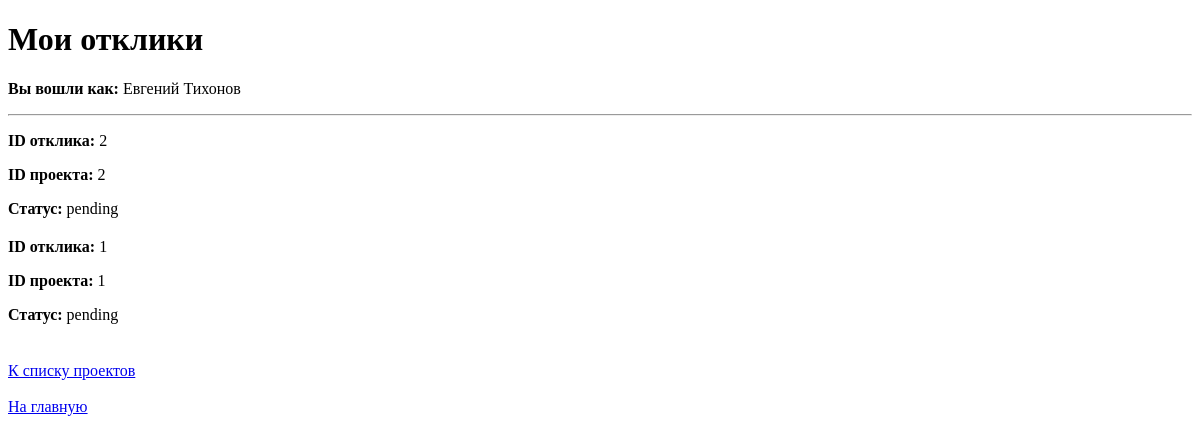
The app's page /my-applications (signed in), older data.
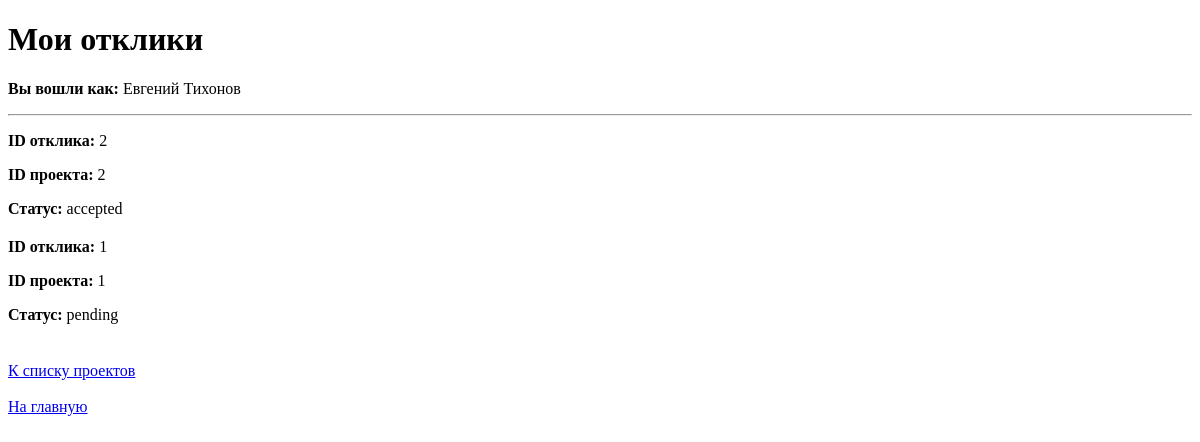
The same page, newer data.
### app/models/application.py (models this page shows)
class Application(Base):
    __tablename__ = "applications"
    id: Mapped[int] = mapped_column(primary_key=True)
    status: Mapped[str] = mapped_column(String(1000), default="pending", nullable=False)
    project_id: Mapped[int] = mapped_column(ForeignKey("projects.id"), nullable=False)
    user_id: Mapped[int] = mapped_column(ForeignKey("users.id"), nullable=False)
    project = relationship("Project", back_populates="applications")
    user = relationship("User", back_populates="applications")

### app/api/applications.py (the view)
@router.get("/my-applications")
async def my_applications(
    request: Request,
    session: AsyncSession = Depends(get_session),
):
    user_id = request.session.get("user_id")
    if not user_id:
        return RedirectResponse(url="/login", status_code=303)
    application_repository = ApplicationRepository(session)
    application_service = ApplicationService(application_repository)
    applications = await application_service.get_user_applications(user_id)
    user_name = request.session.get("user_name")
    user_email = request.session.get("user_email")
    return templates.TemplateResponse(
        request=request,
        name="my_applications.html",
        context={
            "applications": applications,
            "user_name": user_name,
            "user_email": user_email
        }
    )

### templates/my_applications.html (shortened to what this page needs)
<!DOCTYPE html>
<html lang="ru">
<head>
</head>
<body>
    <h1>Мои отклики</h1>
    <p><strong>Вы вошли как:</strong> {{ user_name }}</p>
    <hr>
    {% if applications %}
        {% for application in applications %}
            <div style="margin-bottom: 20px;">
                <p><strong>ID отклика:</strong> {{ application.id }}</p>
                <p><strong>ID проекта:</strong> {{ application.project_id }}</p>
                <p><strong>Статус:</strong> {{ application.status }}</p>
            </div>
        {% endfor %}
    {% else %}
        <p>У вас пока нет откликов.</p>
    {% endif %}
    <br>
    <a href="/projects">К списку проектов</a>
    <br><br>
    <a href="/">На главную</a>
</body>
</html>

Row changes from the older to the newer data that the page shows:
changed Application id 2: status "pending" → "accepted"
